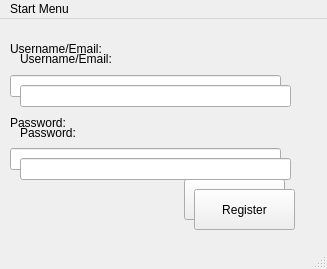
<?xml version="1.0" encoding="UTF-8"?>
<ui version="4.0">
 <class>MainWindow</class>
 <widget class="QMainWindow" name="MainWindow">
  <property name="geometry">
   <rect>
    <x>0</x>
    <y>0</y>
    <width>327</width>
    <height>269</height>
   </rect>
  </property>
  <property name="windowTitle">
   <string>MainWindow</string>
  </property>
  <widget class="QWidget" name="centralwidget">
   <widget class="QWidget" name="LoginWidget" native="true">
    <property name="geometry">
     <rect>
      <x>10</x>
      <y>10</y>
      <width>291</width>
      <height>211</height>
     </rect>
    </property>
    <widget class="QWidget" name="verticalLayoutWidget">
     <property name="geometry">
      <rect>
       <x>0</x>
       <y>0</y>
       <width>271</width>
       <height>141</height>
      </rect>
     </property>
     <layout class="QVBoxLayout" name="verticalLayout">
      <item>
       <widget class="QLabel" name="LoginUserLabel">
        <property name="text">
         <string>Username/Email:</string>
        </property>
       </widget>
      </item>
      <item>
       <widget class="QLineEdit" name="LoginUserEdit"/>
      </item>
      <item>
       <widget class="QLabel" name="LoginPassLabel">
        <property name="text">
         <string>Password:</string>
        </property>
       </widget>
      </item>
      <item>
       <widget class="QLineEdit" name="LoginPassEdit"/>
      </item>
     </layout>
    </widget>
    <widget class="QPushButton" name="LoginButton">
     <property name="geometry">
      <rect>
       <x>174</x>
       <y>150</y>
       <width>101</width>
       <height>41</height>
      </rect>
     </property>
     <property name="text">
      <string>Login</string>
     </property>
    </widget>
   </widget>
   <widget class="QWidget" name="RegisterWidget" native="true">
    <property name="geometry">
     <rect>
      <x>20</x>
      <y>20</y>
      <width>291</width>
      <height>211</height>
     </rect>
    </property>
    <widget class="QWidget" name="verticalLayoutWidget_3">
     <property name="geometry">
      <rect>
       <x>0</x>
       <y>0</y>
       <width>271</width>
       <height>141</height>
      </rect>
     </property>
     <layout class="QVBoxLayout" name="verticalLayout_3">
      <item>
       <widget class="QLabel" name="RegisterUserLabel">
        <property name="text">
         <string>Username/Email:</string>
        </property>
       </widget>
      </item>
      <item>
       <widget class="QLineEdit" name="RegisterUserEdit"/>
      </item>
      <item>
       <widget class="QLabel" name="RegisterPassLabel">
        <property name="text">
         <string>Password:</string>
        </property>
       </widget>
      </item>
      <item>
       <widget class="QLineEdit" name="RegisterPassEdit"/>
      </item>
     </layout>
    </widget>
    <widget class="QPushButton" name="RegisterButton">
     <property name="geometry">
      <rect>
       <x>174</x>
       <y>150</y>
       <width>101</width>
       <height>41</height>
      </rect>
     </property>
     <property name="text">
      <string>Register</string>
     </property>
    </widget>
   </widget>
  </widget>
  <widget class="QMenuBar" name="menubar">
   <property name="geometry">
    <rect>
     <x>0</x>
     <y>0</y>
     <width>327</width>
     <height>21</height>
    </rect>
   </property>
   <widget class="QMenu" name="menuStart_Menu">
    <property name="title">
     <string>Start Menu</string>
    </property>
    <addaction name="actionLogin"/>
    <addaction name="actionRegister"/>
   </widget>
   <addaction name="menuStart_Menu"/>
  </widget>
  <widget class="QStatusBar" name="statusbar"/>
  <action name="actionLogin">
   <property name="text">
    <string>Login</string>
   </property>
  </action>
  <action name="actionRegister">
   <property name="text">
    <string>Register</string>
   </property>
  </action>
 </widget>
 <resources/>
 <connections/>
</ui>
